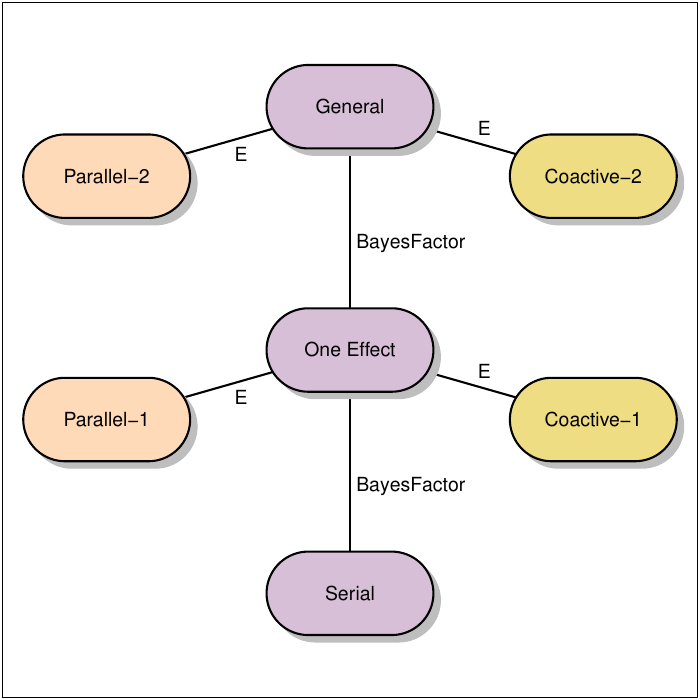

Recreate this plot in R.
pdf('compute.pdf')
par(cex=1.2,mar=c(.1,.1,.1,.1))

library('diagram')

names=c('Parallel-2','General','Coactive-2','Parallel-1','One Effect','Coactive-1','Serial')

myCol=c('peachpuff','thistle','lightgoldenrod')

pos=matrix(nrow=7,ncol=2)
pos[,1]=c(.15,.5,.85,.15,.5,.85,.5)
pos[,2]=c(.75,.85,.75,.4,.5,.4,.15)

M=matrix(nrow=length(names),byrow=F,ncol=length(names),data=0)
M[1,2]=M[2,3]='E'
M[2,5]=M[5,7]='BayesFactor'
M[4,5]=M[5,6]='E'

plotmat(M,pos,name=names,curve=0,box.type="round",box.size=.06,box.prop=1,box.col=myCol[c(1,2,3,1,2,3,2)],arr.length=0)
box()
dev.off()